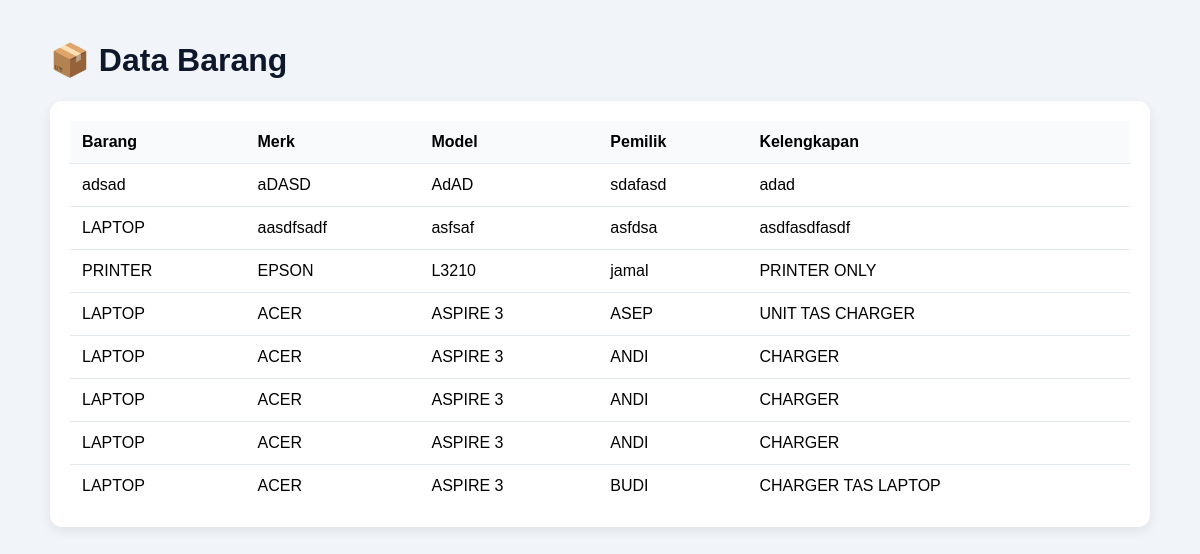
Page /barang.php (signed in) on the committed database.
### tables this page shows
CREATE TABLE `barang` (
  `id_barang` int(11) NOT NULL,
  `id_pelanggan` int(11) NOT NULL,
  `nama_barang` varchar(100) NOT NULL,
  `merk` varchar(100) DEFAULT NULL,
  `model` varchar(100) DEFAULT NULL,
  `kelengkapan` text DEFAULT NULL,
  `foto_barang` varchar(255) DEFAULT NULL,
  `created_at` datetime DEFAULT current_timestamp()
);

CREATE TABLE `pelanggan` (
  `id_pelanggan` int(11) NOT NULL,
  `nama` varchar(100) NOT NULL,
  `alamat` text DEFAULT NULL,
  `no_telp` varchar(30) DEFAULT NULL,
  `created_at` datetime DEFAULT current_timestamp()
);

### barang.php (the view, shortened to what this page needs)
<?php
require_once "koneksi.php";
$sql = "SELECT
            barang.id_barang,
            barang.nama_barang,
            barang.merk,
            barang.model,
            barang.kelengkapan,
            pelanggan.nama
        FROM barang
        JOIN pelanggan
            ON barang.id_pelanggan = pelanggan.id_pelanggan
        ORDER BY barang.id_barang DESC";
$hasil = mysqli_query($koneksi, $sql);
?>
<!DOCTYPE html>
<html lang="id">
<head>
</head>
<body>
<div class="container">
    <h1>📦 Data Barang</h1>
    <div class="card" style="overflow-x:auto;">
    <table style="width:100%; border-collapse:collapse; min-width:800px;">
        <tr style="background:#f8fafc;">
            <th style="padding:12px; text-align:left;">
                Barang
            </th>
            <th style="padding:12px; text-align:left;">
                Merk
            </th>
            <th style="padding:12px; text-align:left;">
                Model
            </th>
            <th style="padding:12px; text-align:left;">
                Pemilik
            </th>
            <th style="padding:12px; text-align:left;">
                Kelengkapan
            </th>
        </tr>
        <?php while ($row = mysqli_fetch_assoc($hasil)) { ?>
            <tr style="border-top:1px solid #e2e8f0;">
                <td style="padding:12px;">
                    <?php echo htmlspecialchars($row["nama_barang"]); ?>
                </td>
                <td style="padding:12px;">
                    <?php echo htmlspecialchars($row["merk"]); ?>
                </td>
                <td style="padding:12px;">
                    <?php echo htmlspecialchars($row["model"]); ?>
                </td>
                <td style="padding:12px;">
                    <?php echo htmlspecialchars($row["nama"]); ?>
                </td>
                <td style="padding:12px;">
                    <?php echo htmlspecialchars($row["kelengkapan"]); ?>
                </td>
            </tr>
        <?php } ?>
    </table>
</div>
</body>
</html>

### barang.php (style rules this page uses)
body { font-family: Arial, sans-serif; background: #f1f5f9; margin: 0; padding: 20px; }
.container { max-width: 1100px; margin: auto; }
h1 { color: #0f172a; }
.card { background: white; padding: 20px; border-radius: 12px; box-shadow: 0 4px 12px rgba(0,0,0,0.08); }

### rows in the picture
barang: nama_barang "adsad", merk "aDASD", model "AdAD", id_pelanggan.nama "sdafasd", kelengkapan "adad"
barang: nama_barang "LAPTOP", merk "aasdfsadf", model "asfsaf", id_pelanggan.nama "asfdsa", kelengkapan "asdfasdfasdf"
barang: nama_barang "PRINTER", merk "EPSON", model "L3210", id_pelanggan.nama "jamal", kelengkapan "PRINTER ONLY"
barang: nama_barang "LAPTOP", merk "ACER", model "ASPIRE 3", id_pelanggan.nama "ASEP", kelengkapan "UNIT TAS CHARGER"
barang: nama_barang "LAPTOP", merk "ACER", model "ASPIRE 3", id_pelanggan.nama "ANDI", kelengkapan "CHARGER"
barang: nama_barang "LAPTOP", merk "ACER", model "ASPIRE 3", id_pelanggan.nama "ANDI", kelengkapan "CHARGER"
barang: nama_barang "LAPTOP", merk "ACER", model "ASPIRE 3", id_pelanggan.nama "ANDI", kelengkapan "CHARGER"
barang: nama_barang "LAPTOP", merk "ACER", model "ASPIRE 3", id_pelanggan.nama "BUDI", kelengkapan "CHARGER TAS LAPTOP"
